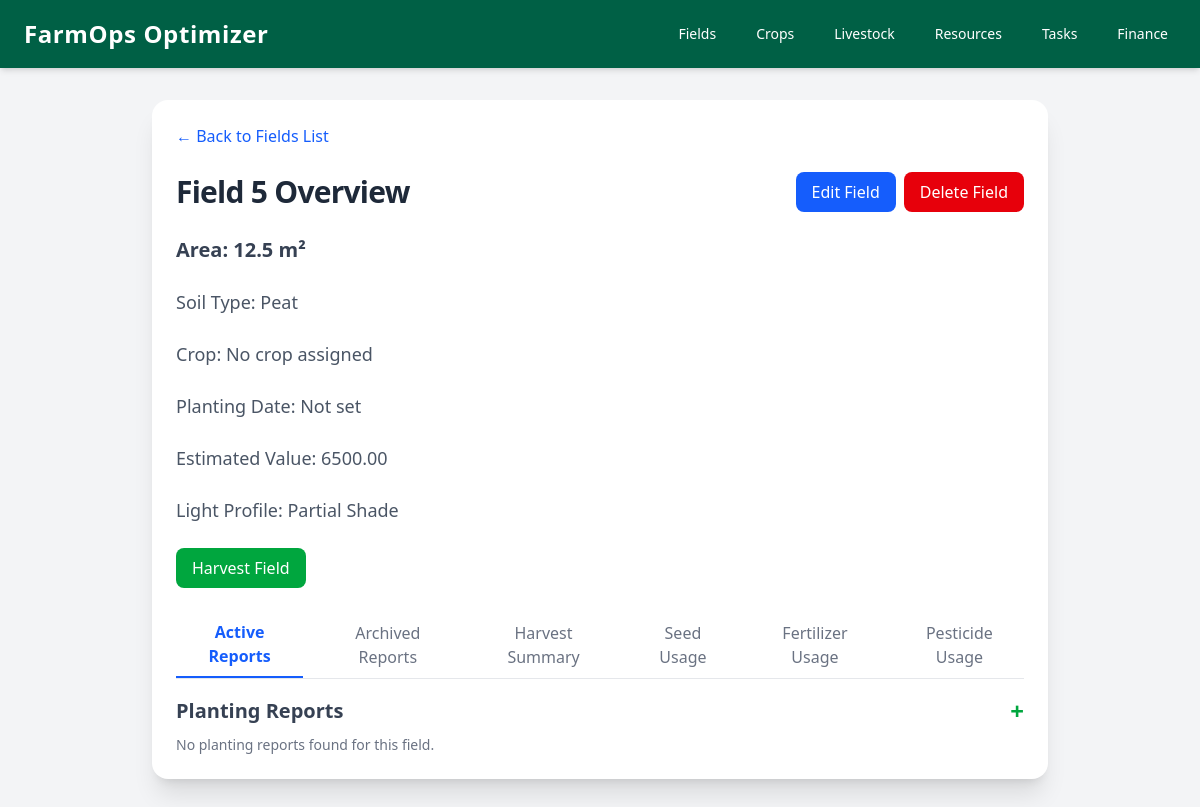
Screenshot of /planting-field/5/ with the database file from the repository.
### crops/models.py (models this page shows, shortened)
class PlantingField(models.Model):
    SOIL_TYPES = [
        ('LOAM', 'Loam'),
        ('CLAY', 'Clay'),
        ('SILT', 'Silt'),
        ('SAND', 'Sand'),
        ('PEAT', 'Peat'),
    ]
    LIGHT_PROFILES = [
        ('FULL_SUN', 'Full Sun'),
        ('PARTIAL_SHADE', 'Partial Shade'),
        ('FULL_SHADE', 'Full Shade'),
    ]
    user = models.ForeignKey(User, on_delete=models.CASCADE, null=True)
    name = models.CharField(max_length=100)
    area = models.FloatField()
    soil_type = models.CharField(max_length=10, choices=SOIL_TYPES, default='LOAM')
    crop = models.ForeignKey(Crop, on_delete=models.SET_NULL, null=True, blank=True)
    planting_date = models.DateTimeField(null=True, blank=True)
    estimated_value = models.DecimalField(max_digits=10, decimal_places=2, null=True, blank=True)
    light_profile = models.CharField(max_length=15, choices=LIGHT_PROFILES, null=True, blank=True)

### crops/views.py (the view)
# urls.py: path('planting-field/<int:pk>/', views.planting_field_detail, name='planting_field_detail'),
def planting_field_detail(request, pk):
    planting_field = get_object_or_404(PlantingField, pk=pk)
    planting_reports = planting_field.reports.filter(planting_field=pk, archived=False)
    archived_reports = planting_field.reports.filter(planting_field=pk, archived=True)
    harvest_summaries = HarvestSummary.objects.filter(field=pk)
    seed_usages = SeedUsage.objects.filter(field=pk)
    fertilizer_usages = FertilizerUsage.objects.filter(field=pk)
    pesticide_usages = PesticideUsage.objects.filter(field=pk)
    return render(request, 'crops/planting_field_detail.html', {
        'planting_field': planting_field,
        'planting_reports': planting_reports,
        'archived_reports': archived_reports,
        'harvest_summary': harvest_summaries,
        'seed_usages': seed_usages,
        'fertilizer_usages': fertilizer_usages,
        'pesticide_usages': pesticide_usages,
    })

### crops/templates/crops/planting_field_detail.html (shortened to what this page needs)
{% extends 'base.html' %}
{% block content %}
<div class="max-w-4xl mx-auto p-6 bg-white shadow-xl rounded-2xl" x-data="{ activeTab: 'tab-active' }">
    <div class="mb-6">
        <a href="{% url 'crops:fields' %}" class="text-blue-600 hover:text-blue-800">&larr; Back to Fields List</a>
    </div>
    <div class="flex items-center justify-between mb-6">
        <h2 class="text-3xl font-bold text-gray-800 tracking-tight">{{ planting_field.name }} Overview</h2>
        <div class="flex gap-2">
            <a href="{% url 'crops:edit_field' planting_field.id %}"
            class="px-4 py-2 bg-blue-600 text-white rounded-lg hover:bg-blue-700 transition">Edit Field</a>
            <form method="POST" action="{% url 'crops:delete_field' planting_field.id %}"
            onsubmit="return confirm('Are you sure you want to delete this field?');">
                <button type="submit" class="px-4 py-2 bg-red-600 text-white rounded-lg hover:bg-red-700 transition">Delete Field</button>
            </form>
        </div>
    </div>
    <div class="space-y-6">
        {% include 'crops/field_details.html' %}
        {% include 'crops/harvest_button.html' %}
        <div>
            {% include 'crops/field_tabs.html' %}
            <div x-show="activeTab === 'tab-active'">
                {% include 'crops/active_reports.html' %}
            </div>
        </div>
    </div>
</div>
{% endblock %}

### crops/templates/crops/field_details.html
<p class="text-xl font-semibold text-gray-700">Area: {{ planting_field.area }} m²</p>
<p class="text-lg text-gray-600">Soil Type: {{ planting_field.get_soil_type_display }}</p>
<p class="text-lg text-gray-600">Crop: {% if planting_field.crop %}{{ planting_field.crop.name }}{% else %}No crop assigned{% endif %}</p>
<p class="text-lg text-gray-600">Planting Date: {% if planting_field.planting_date %}{{ planting_field.planting_date|date:"F j, Y" }}{% else %}Not set{% endif %}</p>
<p class="text-lg text-gray-600">Estimated Value: {% if planting_field.estimated_value %}{{ planting_field.estimated_value }}{% else %}Not set{% endif %}</p>
<p class="text-lg text-gray-600">Light Profile: {{ planting_field.get_light_profile_display }}</p>

### rows the page displays
PlantingField: name "Field 5", area "12.5", soil_type "Peat", estimated_value "6500.00", light_profile "Partial Shade"
